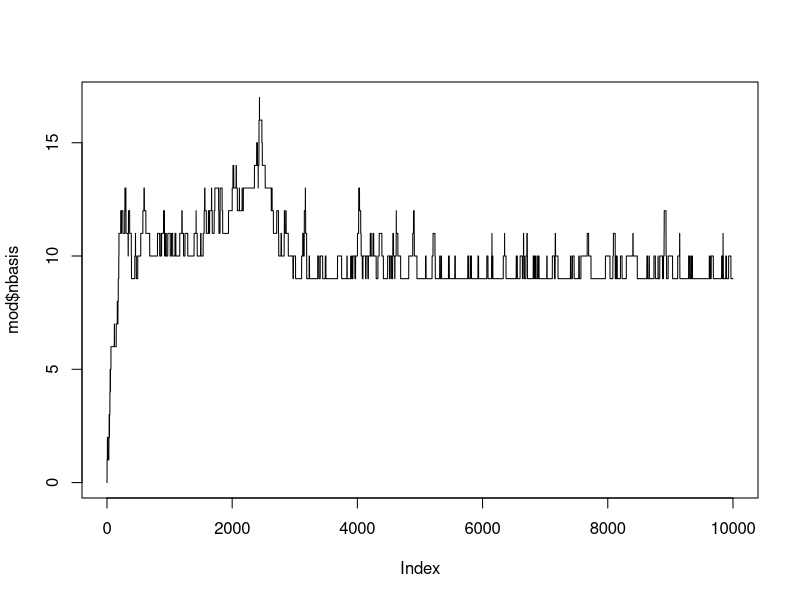
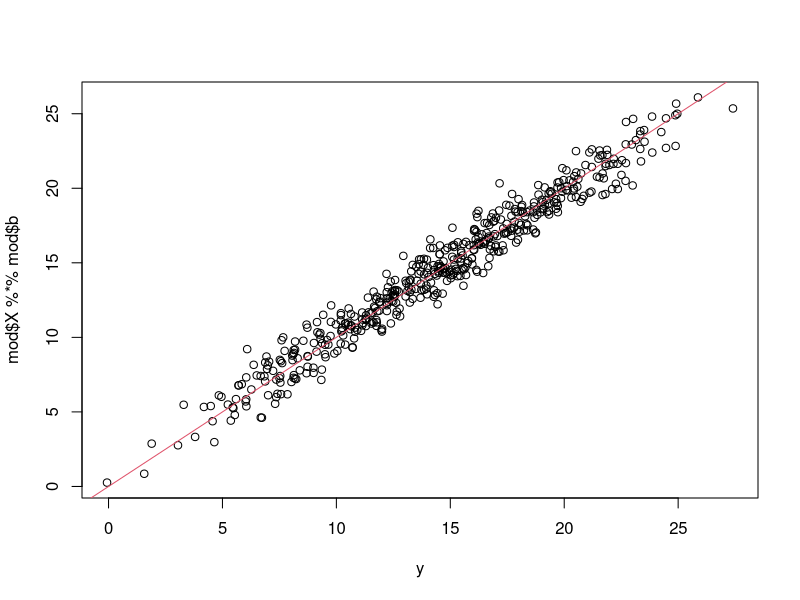
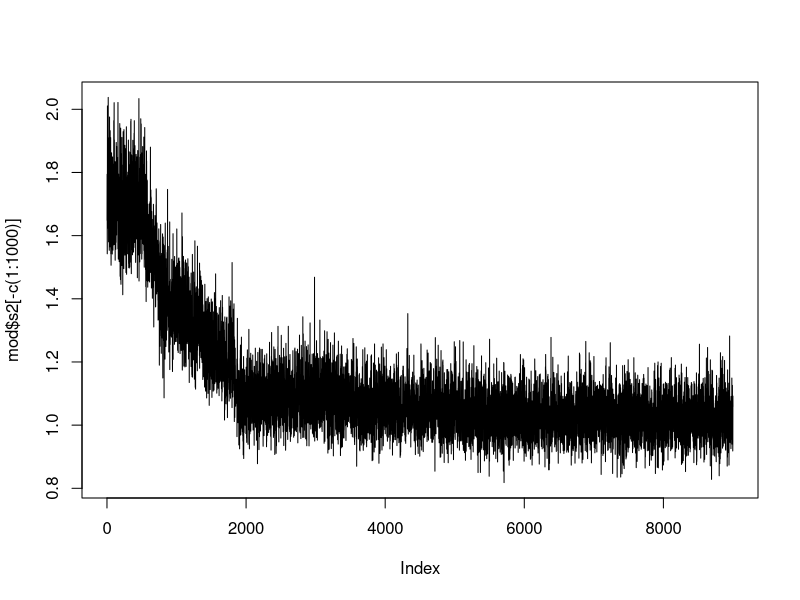
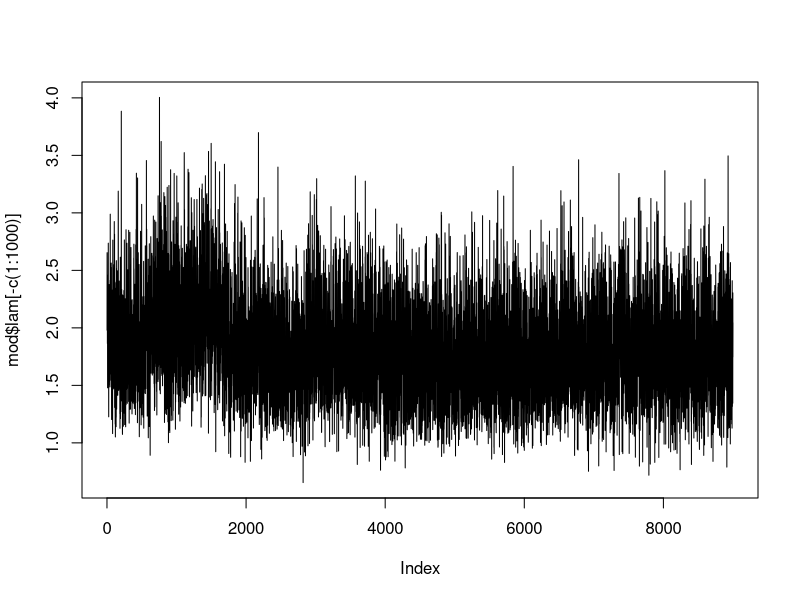
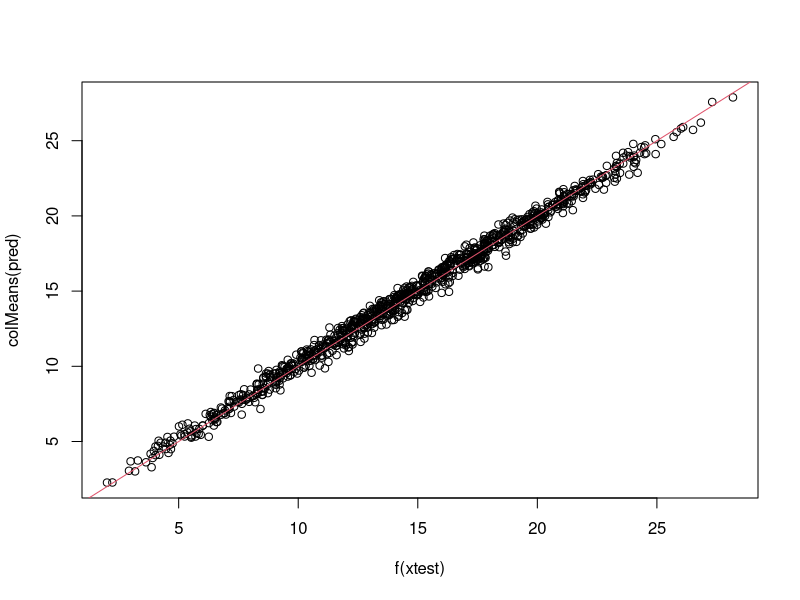

Here is the R script that generated these plots, in order:
library(mnormt)
pos<-function(vec){
  (abs(vec)+vec)/2
}
makeBasis<-function(signs,vars,knots,datat,degree=1){
  temp1<-pos(signs*(datat[vars,,drop=F]-knots))^degree # this only works for t(data)...
  if(length(vars)==1){
    return(c(temp1))
  } else{
    temp2<-1
    for(pp in 1:length(vars)){ # faster than apply
      temp2<-temp2*temp1[pp,]
    }
    return(temp2)
  }
}
bass<-function(X,y,max.int=3,max.basis=50,tau2=10^4,nmcmc=10000,g1=0,g2=0,h1=10,h2=10){
  Xt<-t(X)
  n<-length(y)
  p<-ncol(X)
  ssy<-sum(y^2)
  knots<-signs<-vars<-array(dim=c(nmcmc,max.basis,max.int))
  nint<-matrix(nrow=nmcmc,ncol=max.basis)
  beta<-matrix(nrow=nmcmc,ncol=max.basis+1) # +1 for intercept
  s2<-lam<-nbasis<-rep(NA,nmcmc)
  nbasis[1]<-0
  s2[1]<-1
  lam[1]<-1
  X.curr<-matrix(rep(1,n))

  Vinv.curr<-crossprod(X.curr)+1/tau2 
  bhat<-solve(Vinv.curr)%*%crossprod(X.curr,y)
  d.curr <- g2 + ssy - crossprod(bhat,Vinv.curr%*%bhat)
  
  count<-c(0,0,0) # count how many times we accept birth, death, change
  beta[1,1]<-bhat
  
  for(i in 2:nmcmc){
    
    ## Reversible jump step
    
    move.type<-sample(c('birth','death','change'),1)
    if(nbasis[i-1]==0)
      move.type<-'birth'
    if(nbasis[i-1]==max.basis)
      move.type<-sample(c('death','change'),1)
    
    # set all of this iterations values to last iteration values...we'll change them if we accpet a move below
    nbasis[i]<-nbasis[i-1]
    nint[i,]<-nint[i-1,]
    knots[i,,]<-knots[i-1,,]
    signs[i,,]<-signs[i-1,,]
    vars[i,,]<-vars[i-1,,]
    
    if(move.type=='birth'){
      nint.cand<-sample(max.int,1) # sample degree of interaction for new basis function
      knots.cand<-runif(nint.cand) # sample knots for new basis function
      signs.cand<-sample(c(-1,1),nint.cand,replace = T) # signs for new basis function
      vars.cand<-sample(p,nint.cand,replace = F) # variables to use in new basis function
      basis.cand<-makeBasis(signs.cand,vars.cand,knots.cand,Xt) # make the new basis function
      X.cand<-cbind(X.curr,basis.cand) # add the new basis function to the basis functions we already have
      
      Vinv.cand<-crossprod(X.cand)+diag(nbasis[i-1]+2)/tau2 # +2: one for intercept and one for birth
      bhat.cand<-solve(Vinv.cand)%*%t(X.cand)%*%y
      d.cand <- g2 + ssy - t(bhat.cand)%*%Vinv.cand%*%bhat.cand
      
      llik.alpha <- .5*log(1/tau2) - determinant(Vinv.cand)$mod/2 + determinant(Vinv.curr)$mod/2 + (g1+n/2)*(log(d.curr) - log(d.cand)) # calculate the log likelihood ratio
      lprior.alpha <- ( # log prior ratio
        log(lam[i-1])-log(nbasis[i-1]+1) # nbasis
        + log(1/max.int)  # nint
        + nint.cand*log(1/2)  # signs
        + log(1/choose(p,nint.cand)) # vars
        + log(nbasis[i-1]+1) # ordering
      )
      lprop.alpha <- ( # log proposal ratio
        # probability of going from proposed to current (death)
        log(1/3) + # probability of selection a death step
        + log(1/(nbasis[i-1]+1)) # probability that this basis function is selected to kill
        # probability of going from current to proposed
        - (
            log(1/3) # probability of selecting a birth step
            + log(1/max.int) # probability of nint.cand
            + nint.cand*log(1/2) # probability of the signs we got
            + log(1/choose(p,nint.cand)) # probability of vars.cand
          )
      )
      
      alpha <- llik.alpha + lprior.alpha + lprop.alpha

      if(log(runif(1))<alpha){
        X.curr<-X.cand
        bhat<-bhat.cand
        Vinv.curr<-Vinv.cand
        d.curr<-d.cand
        nbasis[i]<-nbasis[i-1]+1
        nint[i,nbasis[i]]<-nint.cand
        knots[i,nbasis[i],1:nint.cand]<-knots.cand
        signs[i,nbasis[i],1:nint.cand]<-signs.cand
        vars[i,nbasis[i],1:nint.cand]<-vars.cand
        count[1]<-count[1]+1
      }
      
    } else if(move.type=='death'){
      tokill<-sample(nbasis[i-1],1) # which basis function we will delete
      X.cand<-X.curr[,-(tokill+1)] # +1 to skip the intercept
      
      Vinv.cand<-crossprod(X.cand)+diag(nbasis[i-1])/tau2
      bhat.cand<-solve(Vinv.cand)%*%crossprod(X.cand,y)
      d.cand <- g2 + ssy - crossprod(bhat.cand,Vinv.cand%*%bhat.cand)
      
      llik.alpha <- -.5*log(1/tau2) - determinant(Vinv.cand)$mod/2 + determinant(Vinv.curr)$mod/2 + (g1+n/2)*(log(d.curr) - log(d.cand))
      lprior.alpha <- (
        -log(lam[i-1])+log(nbasis[i-1]) # nbasis
        - log(1/max.int)  # nint
        - nint[i-1,tokill]*log(1/2)  # signs
        - log(1/choose(p,nint[i-1,tokill])) # vars
        - log(nbasis[i-1]) # ordering
      )
      lprop.alpha <- (
        # probability of going from proposed to current (birth)
        log(1/3) # probability of selecting a birth step
        + log(1/max.int) # probability of nint
        + nint[i-1,tokill]*log(1/2) # probability of the signs we got
        + log(1/choose(p,nint[i-1,tokill])) # probability of vars
        # probability of going from current to proposed
        - (
          log(1/3) + # probability of selection a death step
          + log(1/nbasis[i-1]) # probability that this basis function is selected to kill
        )
      )
      
      alpha <- llik.alpha + lprior.alpha + lprop.alpha

      if(log(runif(1))<alpha){
        X.curr<-X.cand
        bhat<-bhat.cand
        Vinv.curr<-Vinv.cand
        d.curr<-d.cand
        nbasis[i]<-nbasis[i-1]-1
        nint[i,]<-NA
        knots[i,,]<-signs[i,,]<-vars[i,,]<-NA
        if(nbasis[i]==0){
          nint[i,]<-NA
        } else{
          nint[i,1:nbasis[i]]<-nint[i-1,(1:nbasis[i-1])[-tokill]]
          knots[i,1:nbasis[i],]<-knots[i-1,(1:nbasis[i-1])[-tokill],]
          signs[i,1:nbasis[i],]<-signs[i-1,(1:nbasis[i-1])[-tokill],]
          vars[i,1:nbasis[i],]<-vars[i-1,(1:nbasis[i-1])[-tokill],]
        }
        count[2]<-count[2]+1
      }
      
    } else{
      
      tochange<-sample(nbasis[i-1],1) # which basis function we will change
      tochange2<-sample(nint[i-1,tochange],1) # which element in the basis function tensor product we will change
      knots.cand<-knots[i-1,tochange,1:nint[i-1,tochange]] # copy previous
      knots.cand[tochange2]<-runif(1) # change one element
      signs.cand<-signs[i-1,tochange,1:nint[i-1,tochange]]
      signs.cand[tochange2]<-sample(c(-1,1),1)
      basis<-makeBasis(signs.cand,vars[i-1,tochange,1:nint[i-1,tochange]],knots.cand,Xt)
      X.cand<-X.curr
      X.cand[,tochange+1]<-basis # +1 for intercept
      
      Vinv.cand<-crossprod(X.cand)+diag(nbasis[i-1]+1)/tau2
      bhat.cand<-solve(Vinv.cand)%*%crossprod(X.cand,y)
      d.cand <- g2 + ssy - crossprod(bhat.cand,Vinv.cand%*%bhat.cand)
      
      llik.alpha <- -determinant(Vinv.cand)$mod/2 + determinant(Vinv.curr)$mod/2 + (g1+n/2)*(log(d.curr) - log(d.cand))
      
      alpha <- llik.alpha
      
      if(log(runif(1))<alpha){
        X.curr<-X.cand
        bhat<-bhat.cand
        Vinv.curr<-Vinv.cand
        d.curr<-d.cand
        knots[i,tochange,1:nint[i,tochange]]<-knots.cand
        signs[i,tochange,1:nint[i,tochange]]<-signs.cand
        count[3]<-count[3]+1
      }
      
    }
    
    ## Gibbs steps
    
    lam[i]<-rgamma(1,h1+nbasis[i],h2+1)
    S<-solve(crossprod(X.curr)/s2[i-1]+diag(nbasis[i]+1)/tau2)
    beta[i,1:(nbasis[i]+1)]<-rmnorm(1,S%*%t(X.curr)%*%y/s2[i-1],S)
    s2[i]<-1/rgamma(1,n/2+g1,rate=g2+.5*sum((y-X.curr%*%beta[i,1:(nbasis[i]+1)])^2))
  }

  return(list(X=X.curr,b=bhat,count=count,knots=knots,signs=signs,vars=vars,nint=nint,nbasis=nbasis,beta=beta,s2=s2,lam=lam))
}

predict.bass<-function(mod,X,nburn=1000){
  nmcmc<-length(mod$nbasis)
  Xt<-t(X)
  pred<-matrix(nrow=nmcmc-nburn,ncol=nrow(X))
  for(i in (nburn+1):nmcmc){
    B<-matrix(nrow=nrow(X),ncol=mod$nbasis[i]+1)
    B[,1]<-1
    for(j in 1:mod$nbasis[i])
      B[,j+1]<-makeBasis(mod$signs[i,j,1:mod$nint[i,j]],mod$vars[i,j,1:mod$nint[i,j]],mod$knots[i,j,1:mod$nint[i,j]],Xt)
    pred[i-nburn,]<-B%*%mod$beta[i,1:(mod$nbasis[i]+1)]
  }
  return(pred)
}

################################################################################################################
# test it out

f<-function(x){
  10*sin(pi*x[,1]*x[,2])+20*(x[,3]-.5)^2+10*x[,4]+5*x[,5]
}
sigma<-1 # noise sd
n<-500 # number of observations
x<-matrix(runif(n*10),n,10) #10 variables, only first 5 matter
y<-rnorm(n,f(x),sigma)

mod<-bass(x,y)
mod$count
plot(mod$nbasis,type='l')
plot(y,mod$X%*%mod$b); abline(a=0,b=1,col=2)
plot(mod$s2[-c(1:1000)],type='l')
plot(mod$lam[-c(1:1000)],type='l')


xtest<-matrix(runif(1000*10),1000,10)
pred<-predict.bass(mod,xtest)
plot(f(xtest),colMeans(pred)); abline(a=0,b=1,col=2)
